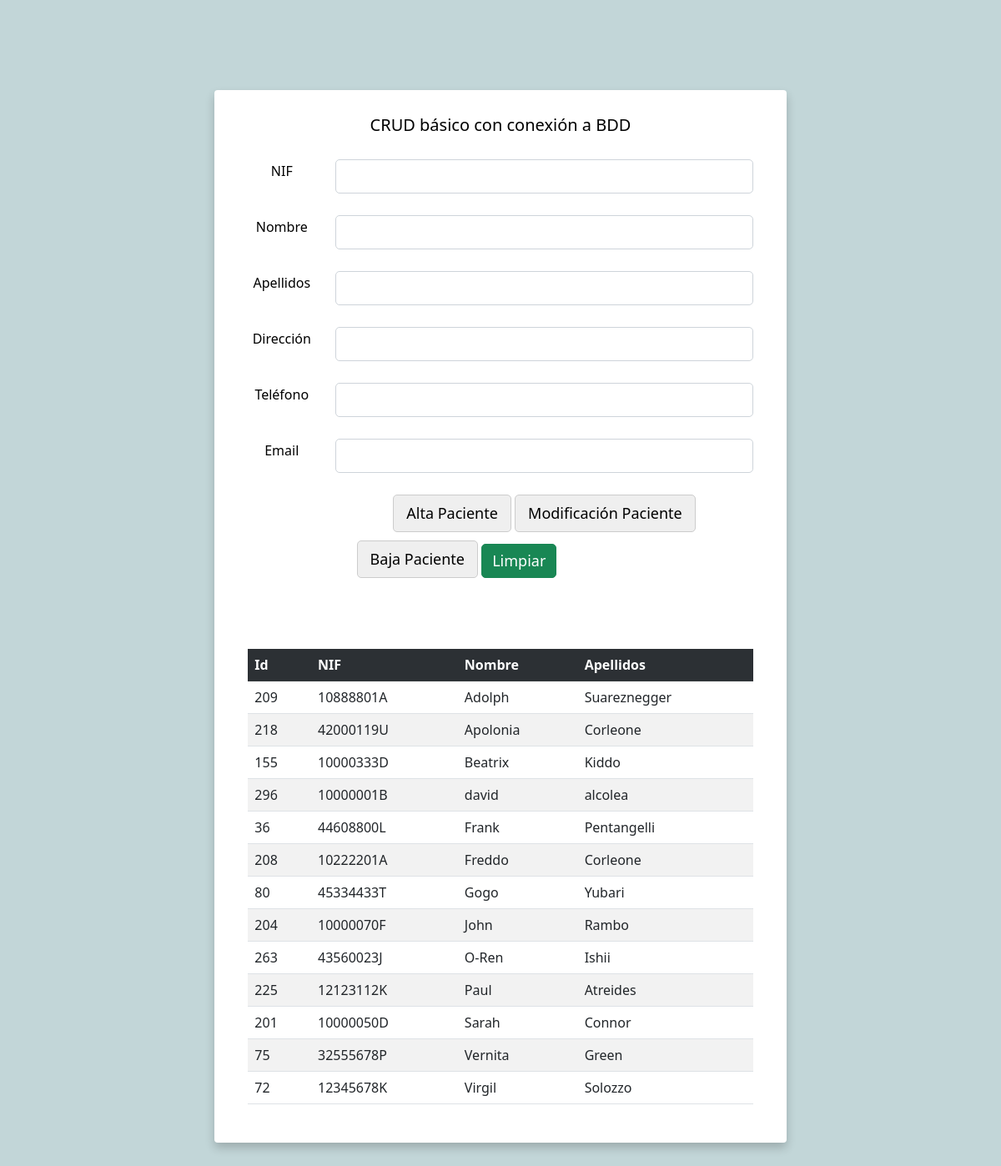
The page / on the database its author committed.
### tables this page shows
CREATE TABLE `personas` (
  `idpersona` int(11) NOT NULL,
  `nif` char(9) NOT NULL,
  `nombre` varchar(40) NOT NULL,
  `apellidos` varchar(80) NOT NULL,
  `direccion` varchar(120) NOT NULL,
  `telefono` char(9) NOT NULL,
  `email` varchar(80) DEFAULT NULL,
  `fechaalta` timestamp NOT NULL DEFAULT current_timestamp() ON UPDATE current_timestamp()
);

### servicios/recuperardatos.php (called while the page is built, shortened)
<?php
$nif = isset($_POST['nif']) ? addslashes($_POST['nif']) : null;
$nombre = isset($_POST['nombre']) ? addslashes($_POST['nombre']) : null;
$apellidos = isset($_POST['apellidos']) ? addslashes($_POST['apellidos']) : null;
$direccion = isset($_POST['direccion']) ? addslashes($_POST['direccion']) : null;
$telefono = isset($_POST['telefono']) ? addslashes($_POST['telefono']) : null;
$email = isset($_POST['email']) ? addslashes($_POST['email']) : null;

### servicios/consultapersonas.php (called while the page is built, shortened)
<?php
    try {
		require_once('servicios/conexion.php');
        $sql = "SELECT * FROM personas ORDER BY nombre, apellidos";
        $stmt = $conexion->prepare($sql);
        $stmt->execute();
        $stmt->setFetchMode(PDO::FETCH_ASSOC);
        $personas = $stmt->fetchAll();
    } catch (PDOException $e) {
        $mensajes = $e->errorInfo[2];
    } catch (Exception $e) {
        $mensajes = $e->getMessage();
    }
    ?>

### index.php (the view, shortened to what this page needs)
<?php
require_once('servicios/recuperardatos.php');
require_once('servicios/conexion.php');
try {
	switch ($peticion) {
		case 'A':
			require_once('servicios/altapersona.php');
			break;
		case 'C':
			require_once('servicios/consultapersona.php');
			break;
		case 'M':
			require_once('servicios/modificacionpersona.php');
			break;
		case 'B':
			require_once('servicios/bajapersona.php');
			break;
	}
} catch (Exception $e) {
	$mensajes = $e->getMessage();
} finally {
	require_once('servicios/consultapersonas.php');
}
?>
<html>
<head>
	<link href="https://cdn.jsdelivr.net/npm/bootstrap@5.1.3/dist/css/bootstrap.min.css" rel="stylesheet">
	<link rel="stylesheet" type="text/css" href="css/estilos.css">
</head>
<body>
	<div class="container-fluid px-1 py-5 mx-auto">
		<div class="row d-flex justify-content-center">
			<div class="col-xl-7 col-lg-8 col-md-9 col-11 text-center">
				<div class="card">
					<h5 class="text-center mb-4">CRUD básico con conexión a BDD</h5>
						<form id='formulario' method='post' action='#'>
							<div class="row mb-3">
								<label for="nif" class="col-sm-2 col-form-label">NIF</label>
								<div class="col-sm-10">
									<input type="text" class="form-control" id="nif" name='nif' value='<?= $nif ?? null; ?>'>
								</div>
							</div>
							<div class="row mb-3">
								<label for="nombre" class="col-sm-2 col-form-label">Nombre</label>
								<div class="col-sm-10">
									<input type="text" class="form-control" id="nombre" name="nombre" value='<?= $nombre ?? null; ?>'>
								</div>
							</div>
							<div class="row mb-3">
								<label for="apellidos" class="col-sm-2 col-form-label">Apellidos</label>
								<div class="col-sm-10">
									<input type="text" class="form-control" id="apellidos" name="apellidos" value='<?= $apellidos ?? null; ?>'>
								</div>
							</div>
							<div class="row mb-3">
								<label for="direccion" class="col-sm-2 col-form-label">Dirección</label>
								<div class="col-sm-10">
									<input type="text" class="form-control" id="direccion" name="direccion" value='<?= $direccion ?? null; ?>'>
								</div>
							</div>
							<div class="row mb-3">
								<label for="telefono" class="col-sm-2 col-form-label">Teléfono</label>
								<div class="col-sm-10">
									<input type="text" class="form-control" id="telefono" name="telefono" value='<?= $telefono ?? null; ?>'>
								</div>
							</div>
							<div class="row mb-3">
								<label for="email" class="col-sm-2 col-form-label">Email</label>
								<div class="col-sm-10">
									<input type="email" class="form-control" id="email" name="email" value='<?= $email ?? null; ?>'>
								</div>
							</div>
							<label class="col-sm-2 col-form-label"></label>
							<button type="submit" name="peticion" value="A">Alta Paciente</button>
							<button type="submit" name="peticion" value="M">Modificación Paciente</button>
							<button type="submit" name="peticion" value="B">Baja Paciente</button>
							<button type="reset" name="reset" class="btn btn-success">Limpiar</button>
							<label class="col-sm-2 col-form-label"></label>
						</form><br><br>
						<table id='listapersonas' class="table table-striped">
							<tr class='table-dark'>
								<th>Id</th>
								<th>NIF</th>
								<th>Nombre</th>
								<th>Apellidos</th>
							</tr>
							<?php
							foreach ($personas ?? []  as $persona) {
								echo "<tr class='fila-persona' onclick='consultaPersona($persona[idpersona])'>";
								echo "<td>$persona[idpersona]</td>";
								echo "<td>$persona[nif]</td>";
								echo "<td>$persona[nombre]</td>";
								echo "<td>$persona[apellidos]</td>";
								echo "</tr>";
							}
							?>
						</table>
				</div>
			</div>
		</div>
	</div>
</body>
</html>

### css/estilos.css (style rules this page uses)
body { color: #000; overflow-x: hidden; height: 100%; background-color: #c2d6d8; }
.card { padding: 30px 40px; margin-top: 60px; margin-bottom: 60px; border: none !important; box-shadow: 0 6px 12px 0 rgba(0, 0, 0, 0.2) }
input, textarea, button { padding: 8px 15px; border-radius: 5px !important; margin: 5px 0px; box-sizing: border-box; border: 1px solid #ccc; font-size: 18px !important; font-weight: 300 }

### rows shown on the page
personas: idpersona "209", nif "10888801A", nombre "Adolph", apellidos "Suareznegger"
personas: idpersona "218", nif "42000119U", nombre "Apolonia", apellidos "Corleone"
personas: idpersona "155", nif "10000333D", nombre "Beatrix", apellidos "Kiddo"
personas: idpersona "296", nif "10000001B", nombre "david", apellidos "alcolea"
personas: idpersona "36", nif "44608800L", nombre "Frank", apellidos "Pentangelli"
personas: idpersona "208", nif "10222201A", nombre "Freddo", apellidos "Corleone"
personas: idpersona "80", nif "45334433T", nombre "Gogo", apellidos "Yubari"
personas: idpersona "204", nif "10000070F", nombre "John", apellidos "Rambo"
personas: idpersona "263", nif "43560023J", nombre "O-Ren", apellidos "Ishii"
personas: idpersona "225", nif "12123112K", nombre "Paul", apellidos "Atreides"
personas: idpersona "201", nif "10000050D", nombre "Sarah", apellidos "Connor"
personas: idpersona "75", nif "32555678P", nombre "Vernita", apellidos "Green"
personas: idpersona "72", nif "12345678K", nombre "Virgil", apellidos "Solozzo"
